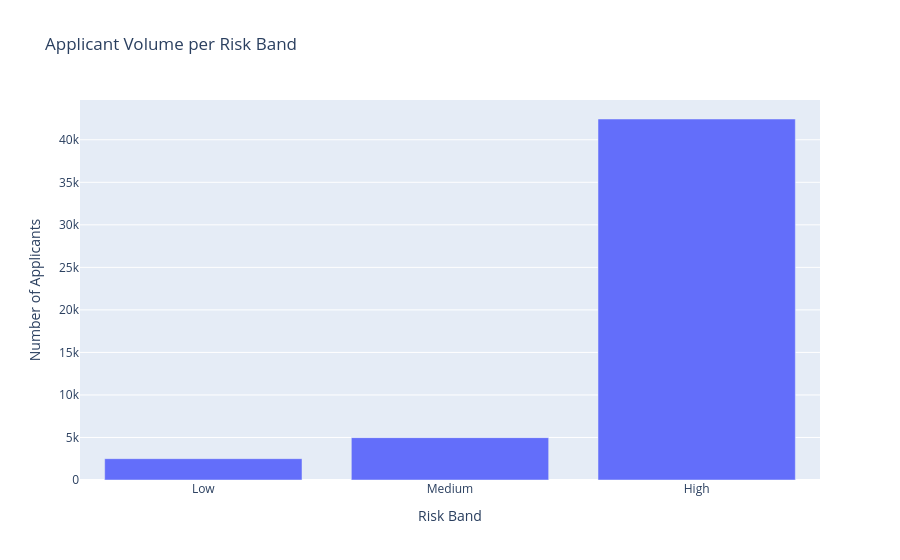

The notebook cell saved with this chart:
### Markdown cell above
#### 9.4.2 Bar plot: volume of applicants per risk band

### Code cell
risk_band_counts = df['Risk_Band'].value_counts().sort_index().reset_index()
risk_band_counts.columns = ['Risk_Band', 'Number of Applicants']

fig = px.bar(
    risk_band_counts,
    x='Risk_Band',
    y='Number of Applicants',
    title='Applicant Volume per Risk Band',
    
)

fig.update_layout(
    xaxis_title='Risk Band',
    yaxis_title='Number of Applicants'
)

fig.show()

### Figure 1 — Plotly figure (JSON) as saved in the notebook; plotly's stock layout.template omitted (floating-point values rounded to 4 significant figures)
{"data": [{"alignmentgroup": "True", "hovertemplate": "Risk_Band=%{x}<br>Number of Applicants=%{y}<extra></extra>", "legendgroup": "", "marker": {"color": "#636efa", "pattern": {"shape": ""}}, "name": "", "offsetgroup": "", "orientation": "v", "showlegend": false, "textposition": "auto", "type": "bar", "x": ["Low", "Medium", "High"], "xaxis": "x", "y": [2509, 4981, 42443], "yaxis": "y"}], "layout": {"autosize": true, "barmode": "relative", "legend": {"tracegroupgap": 0}, "title": {"text": "Applicant Volume per Risk Band"}, "xaxis": {"anchor": "y", "autorange": true, "domain": [0, 1], "range": [-0.5, 2.5], "title": {"text": "Risk Band"}, "type": "category"}, "yaxis": {"anchor": "x", "autorange": true, "domain": [0, 1], "range": [0, 44680.0], "title": {"text": "Number of Applicants"}, "type": "linear"}}}
